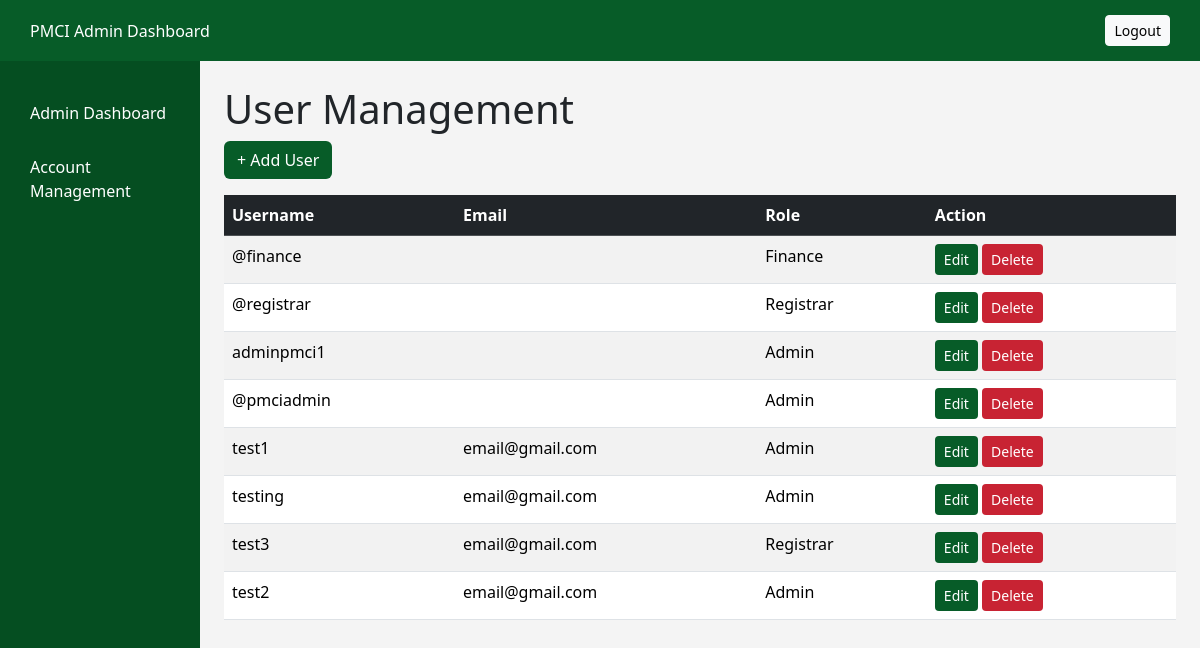
/user_management/ (signed in), run on an earlier commit of the app's database.
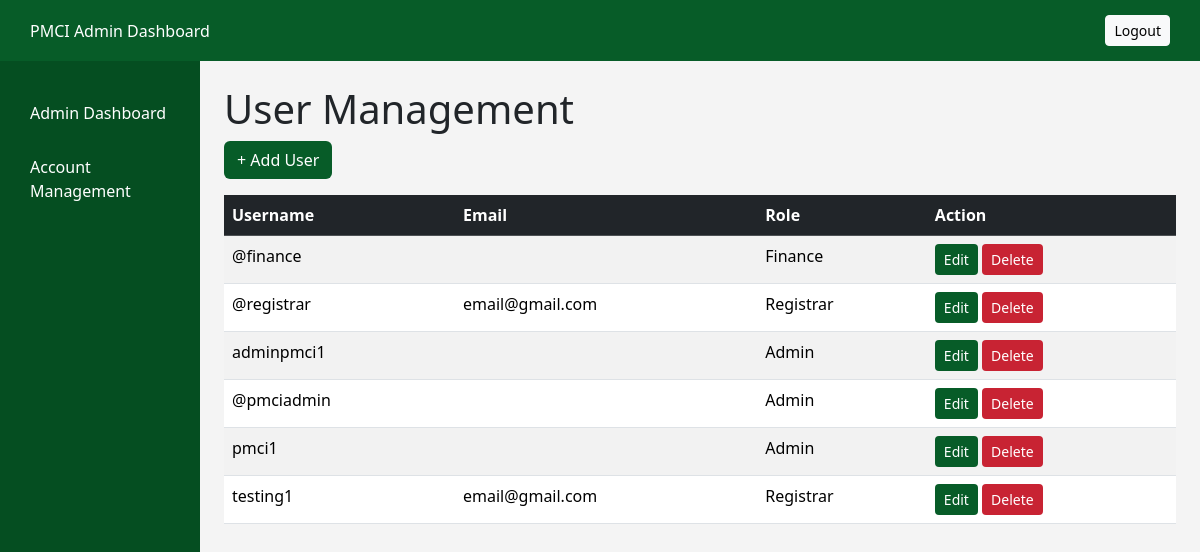
And on a later commit of the database.
### accounts/models.py (models this page shows, shortened)
class CustomUser(AbstractUser):
    ROLE_CHOICES = [
        ('admin', 'Admin'),
        ('finance', 'Finance'),
        ('registrar', 'Registrar'),
    ]
    role = models.CharField(max_length=20, choices=ROLE_CHOICES, default='admin')

### accounts/views.py (the view)
# urls.py: path('user_management/', user_management, name='user_management'),
@login_required
def user_management(request):
    users = CustomUser.objects.all()
    form = AddUserform()
    if request.method == 'POST':
        form = AddUserform(request.POST)
        if form.is_valid():
            form.save()
            return redirect('user_management')
    return render(request, 'AdminDB/user_management.html', {
        'users': users,
        'form': form
    })

### accounts/templates/AdminDB/user_management.html (shortened to what this page needs)
{% load static %}
<!DOCTYPE html>
<html lang="en">
<head>
  <link href="https://cdn.jsdelivr.net/npm/bootstrap@5.3.2/dist/css/bootstrap.min.css" rel="stylesheet">
</head>
<body>
  <div class="topbar">
    <div class="topbar-left">PMCI Admin Dashboard</div>
    <div class="topbar-right">
      <form action="{% url 'logout' %}" method="post" style="display:inline;">
          <button type="submit" class="btn btn-sm btn-light">Logout</button>
      </form>
    </div>
  </div>
  <div class="d-flex">
    <div class="sidebar">
      <a href="{% url 'admin_dashboard' %}">Admin Dashboard</a>
      <a href="{% url 'user_management' %}">Account Management</a>
    </div>
    <div class="p-4 flex-grow-1">
        <h1>User Management</h1>
        <button class="btn btn-add mb-3" data-bs-toggle="modal" data-bs-target="#addUserModal">+ Add User</button>
        <table class="table table-striped">
            <thead class="table-dark">
                <tr>
                    <th>Username</th>
                    <th>Email</th>
                    <th>Role</th>
                    <th>Action</th>
                </tr>
            </thead>
            <tbody>
                {% for user in users %}
                <tr>
                    <td>{{ user.username }}</td>
                    <td>{{ user.email }}</td>
                    <td>{{ user.get_role_display }}</td>
                    <td>
                        <button class="btn btn-sm btn-add"
                                data-bs-toggle="modal"
                                data-bs-target="#editUserModal"
                                data-id="{{ user.id }}"
                                data-username="{{ user.username }}"
                                data-email="{{ user.email }}"
                                data-role="{{ user.role }}">
                            Edit
                        </button>
                        <form method="post" action="{% url 'delete_user' user.id %}" style="display:inline;">
                            <button type="submit" class="btn btn-sm btn-delete" onclick="return confirm('Delete this user?')">Delete</button>
                        </form>
                    </td>
                </tr>
                {% empty %}
                <tr><td colspan="4" class="text-center">No users found</td></tr>
                {% endfor %}
            </tbody>
        </table>
    </div>
  </div>
</body>
</html>

### accounts/templates/AdminDB/user_management.html (style rules this page uses)
body { background-color: #f4f4f4; }
.topbar { display: flex; justify-content: space-between; align-items: center; background-color: #075c28; color: white; padding: 15px 30px; }
.sidebar { width: 200px; background-color: #054e21; color: white; padding: 25px 0; min-height: 93vh; }
.sidebar a { color: white; text-decoration: none; padding: 15px 30px; display: block; }
table { background: white; }
.btn-add { background-color: #075c28; color: white; }
.btn-delete { background-color: #c82333; color: white; }

What changed in the data, as far as the page shows it:
removed CustomUser: username "test1", email "email@gmail.com", role "Admin"
removed CustomUser: username "testing", email "email@gmail.com", role "Admin"
removed CustomUser: username "test3", email "email@gmail.com", role "Registrar"
removed CustomUser: username "test2", email "email@gmail.com", role "Admin"
changed CustomUser "@registrar": email (not shown) → "email@gmail.com"
added CustomUser: username "pmci1", role "Admin"
added CustomUser: username "testing1", email "email@gmail.com", role "Registrar"
